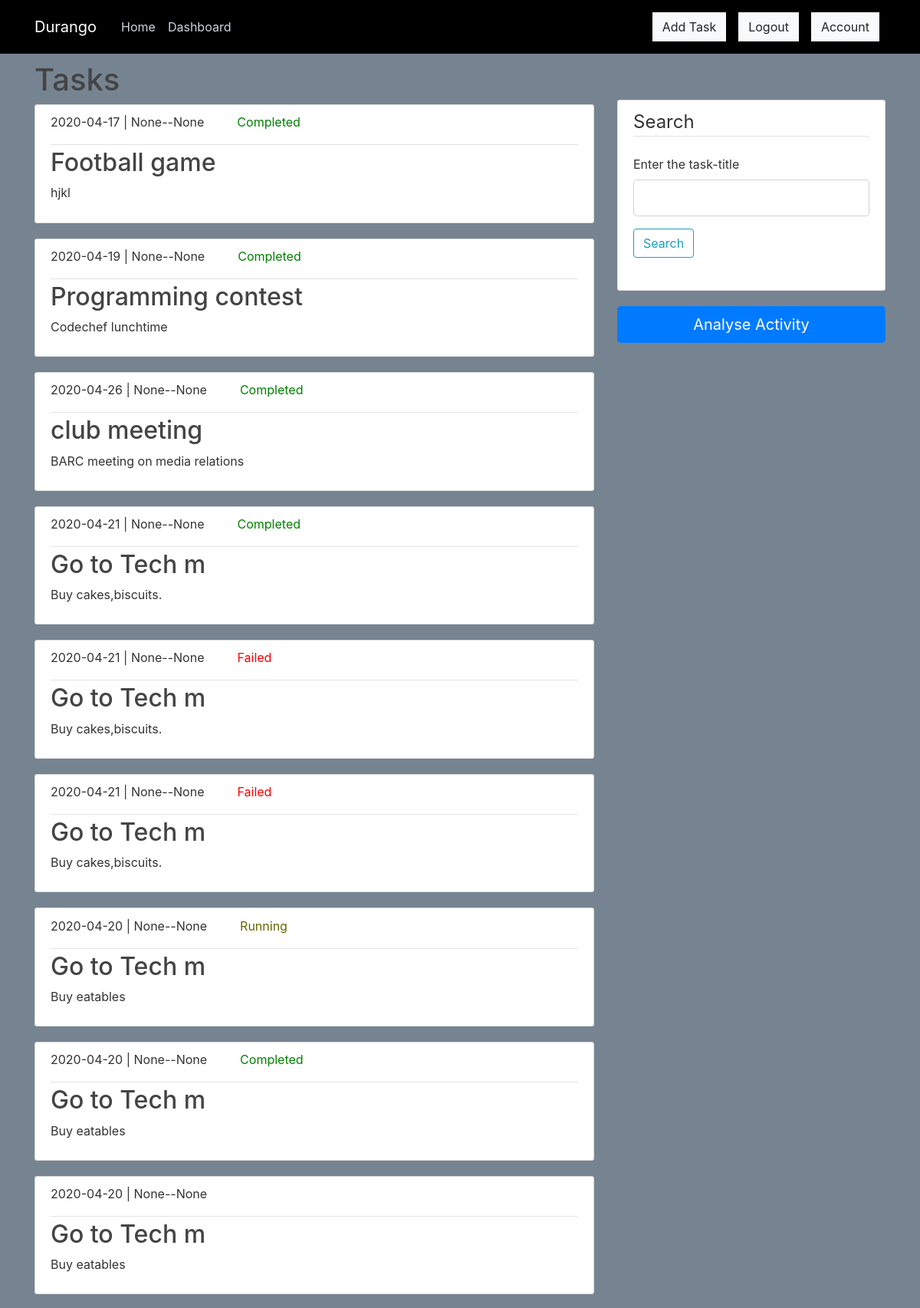
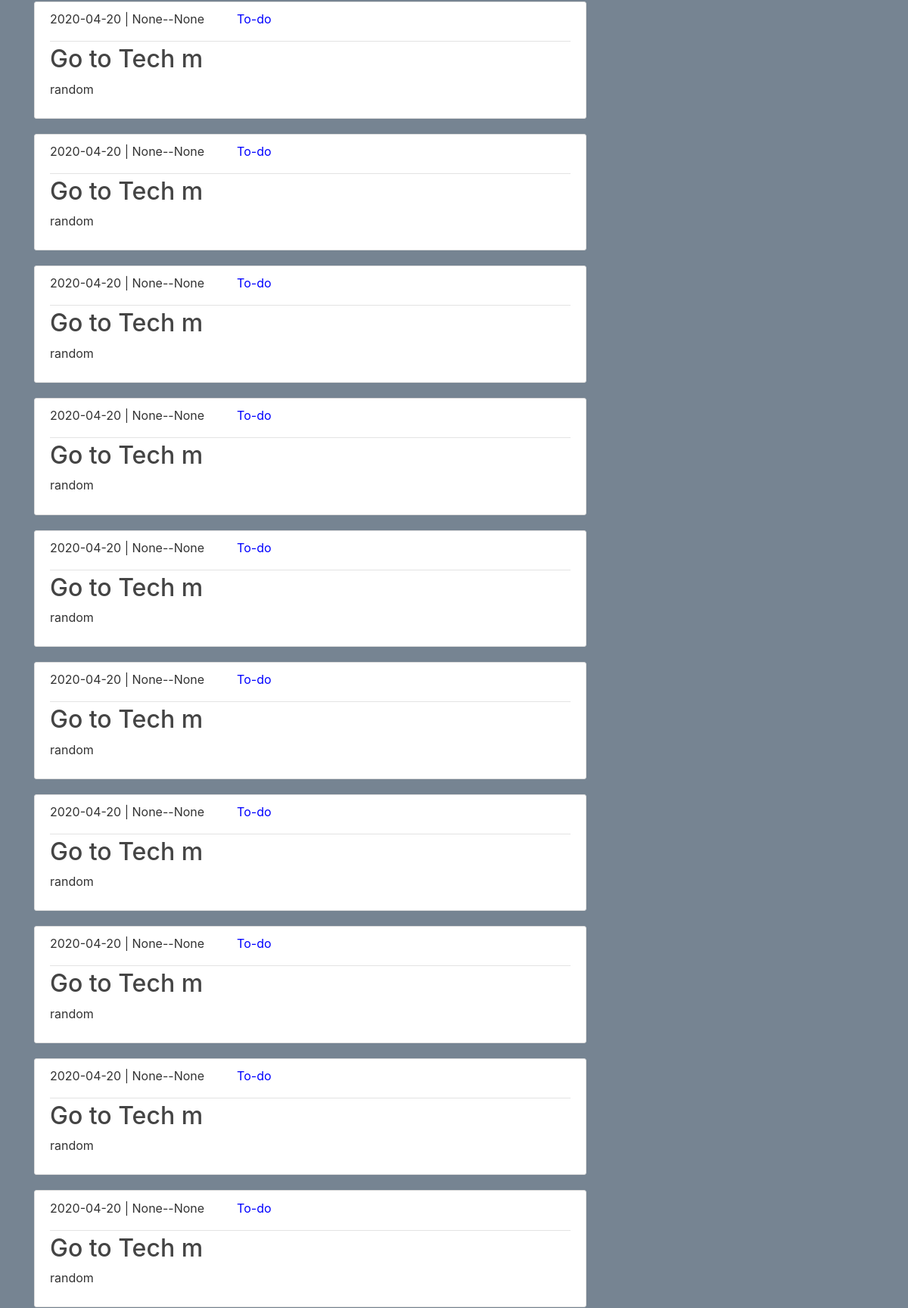
Page /dashboard (signed in, upper part) on the committed database (2 pictures, top to bottom).
### durango/models.py (models this page shows, shortened)
class Task(db.Model):
    id=db.Column(db.Integer,primary_key=True)
    title=db.Column(db.String(100), nullable=False)
    date=db.Column(db.Date(),nullable=False)
    starttime=db.Column(db.Time,nullable=True)
    endtime=db.Column(db.Time,nullable=True)
    remindtime=db.Column(db.Time,nullable=True)#remindtime
    details=db.Column(db.Text,nullable=True)
    status=db.Column(db.String(20),nullable=False)
    user_id=db.Column(db.Integer, db.ForeignKey('user.id'),nullable=False)

### durango/routes.py (the view, shortened to what this page needs)
@app.route("/dashboard", methods=['GET', 'POST'])
@login_required
def dashboard():
    tasks=Task.query.filter_by(user_id=current_user.id).all()
    form1=SearchForm()
    form2=SelectDate()
    if form2.validate_on_submit():
        return redirect(url_for('piechart',task_date=form2.date.data))
    return render_template('dashboard.html', title='Dashboard', tasks=tasks,form1=form1,form2=form2)

### durango/forms.py
class SearchForm(FlaskForm):
	search=StringField('Enter the task-title',validators=[DataRequired()])
	submit=SubmitField('Search')

class SelectDate(FlaskForm):
	date=DateField('Date',validators=[DataRequired()],format='%Y-%m-%d')
	submit=SubmitField('GO')

### durango/models.py (called while the page is built)
@login_manager.user_loader
def load_user(user_id):
    return User.query.get(int(user_id)) #getting user by id

### durango/templates/dashboard.html (shortened to what this page needs)
{% extends "layout.html"%}
{% block content %}
<h1> Tasks </h1>
  {% for task in tasks %}
  {%if current_user.id==task.user_id%}
    <article class="media content-section">
      <div class="media-body">
        <div class="article-metadata">
          <p class="mr-2 ">{{ task.date }}  | {{ task.starttime }}--{{task.endtime}} &nbsp;&nbsp;&nbsp;&nbsp;
            {%if task.status=='To-do' %}
          <span class="text-black ml-3" style="color: blue"> {{task.status}}
          </span>
          {%endif%}
          {%if task.status=='Failed'%}
          <span class="text-black ml-3" style="color: red"> {{task.status}}
          </span>
          {%endif%}
          {%if task.status=='Running'%}
          <span class="text-black ml-3" style="color:  #666600"> {{task.status}}
          </span>
          {%endif%}
          {%if task.status=='Completed'%}
          <span class="text-black ml-3" style="color: green"> {{task.status}}
          </span>
          {%endif%}
        </p>
        </div>
        <h2><a class="article-title" href="{{url_for('task',task_id=task.id)}}">{{ task.title }}</a></h2>
        <p class="article-content">{{ task.details }}</p>
      </div>
    </article>
  {%endif%}
  {% endfor %}
</div>
<div class="col-md-4" style="margin-top: 50px">
<div class="content-section">
        <form method="POST" action="">
            <fieldset class="form-group">
                <legend class="border-bottom mb-4">Search</legend>
        <div class="form-group">
                    {{ form1.search.label(class="form-control-label") }}
                    {% if form1.search.errors %}
                        {{ form1.search(class="form-control form-control-lg is-invalid") }}
                        <div class="invalid-feedback">
                            {% for error in form.search.errors %}
                                <span>{{ error }}</span>
                            {% endfor %}
                        </div>
                    {% else %}
                        {{ form1.search(class="form-control form-control-lg") }}
                    {% endif %}
                </div>
                 <div class="form-group">
                {{ form1.submit(class="btn btn-outline-info") }}
            </div>
              </fieldset>
            </form>
          </div>
          <div class="article-title" ><button type="button" class="btn btn-primary btn-lg btn-block"  data-toggle="collapse" data-target="#collapse1">Analyse Activity</button>
{% endblock content%}

### durango/static/main.css (style rules this page uses)
body { background: #768492; color: #333333; margin-top: 5rem; }
h1,h2, h3, h4, h5, h6 { color: #444444; }
.content-section { background: #ffffff; padding: 10.1px 20px; border: 1px solid #dddddd; border-radius: 3px; margin-bottom: 20px; }
.article-title { color: #444444; }
.article-content { white-space: pre-line; }
.article-metadata { padding-bottom: 1px; margin-bottom: 4px; border-bottom: 1px solid #e3e3e3 }

### rows in the picture
Task: date "2020-04-17", starttime "None", endtime "None", status "Completed", title "Football game", details "hjkl"
Task: date "2020-04-19", starttime "None", endtime "None", status "Completed", title "Programming contest", details "Codechef lunchtime"
Task: date "2020-04-26", starttime "None", endtime "None", status "Completed", title "club meeting", details "BARC meeting on media relations"
Task: date "2020-04-21", starttime "None", endtime "None", status "Completed", title "Go to Tech m", details "Buy cakes,biscuits."
Task: date "2020-04-21", starttime "None", endtime "None", status "Failed", title "Go to Tech m", details "Buy cakes,biscuits."
Task: date "2020-04-21", starttime "None", endtime "None", status "Failed", title "Go to Tech m", details "Buy cakes,biscuits."
Task: date "2020-04-20", starttime "None", endtime "None", status "Running", title "Go to Tech m", details "Buy eatables"
Task: date "2020-04-20", starttime "None", endtime "None", status "Completed", title "Go to Tech m", details "Buy eatables"
Task: date "2020-04-20", starttime "None", endtime "None", title "Go to Tech m", details "Buy eatables"
Task: date "2020-04-20", starttime "None", endtime "None", status "To-do", title "Go to Tech m", details "random"
Task: date "2020-04-20", starttime "None", endtime "None", status "To-do", title "Go to Tech m", details "random"
Task: date "2020-04-20", starttime "None", endtime "None", status "To-do", title "Go to Tech m", details "random"
Task: date "2020-04-20", starttime "None", endtime "None", status "To-do", title "Go to Tech m", details "random"
Task: date "2020-04-20", starttime "None", endtime "None", status "To-do", title "Go to Tech m", details "random"
Task: date "2020-04-20", starttime "None", endtime "None", status "To-do", title "Go to Tech m", details "random"
Task: date "2020-04-20", starttime "None", endtime "None", status "To-do", title "Go to Tech m", details "random"
Task: date "2020-04-20", starttime "None", endtime "None", status "To-do", title "Go to Tech m", details "random"
Task: date "2020-04-20", starttime "None", endtime "None", status "To-do", title "Go to Tech m", details "random"
Task: date "2020-04-20", starttime "None", endtime "None", status "To-do", title "Go to Tech m", details "random"
